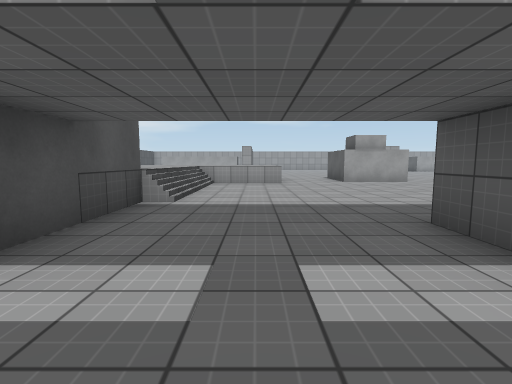
view 1 (above)

24 first-person views from a walk through a 3-D level made in the Unity game engine. The camera is 1.2 m above the floor, tilts 6° down and sees 85° across. The floor is counted in squares, 2 m on a side. Each view is taken from the middle of a square. On the plan, view 1 faces up. The plan holds only what a view shows up to about 9 squares ahead; the rest is blank. The place goes on beyond the plan. The player is left out. Door leaves are left out, so doorways stand open. Surface patterns are stand-ins for the level's own textures.

view 2
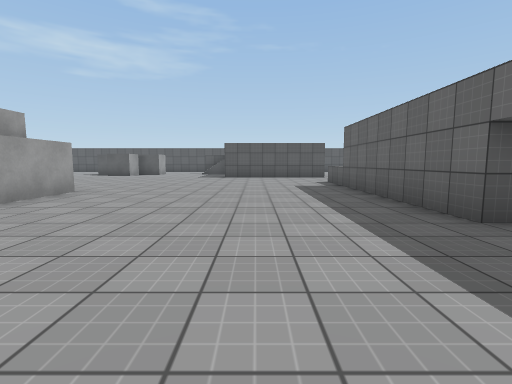

view 3
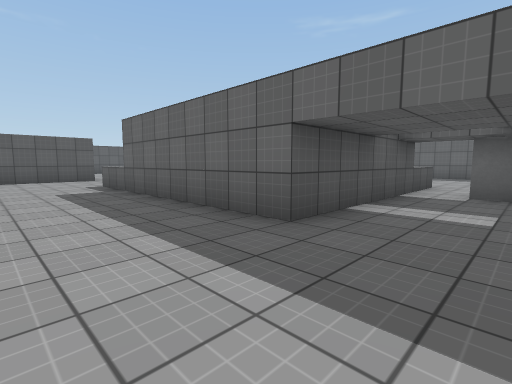

view 4
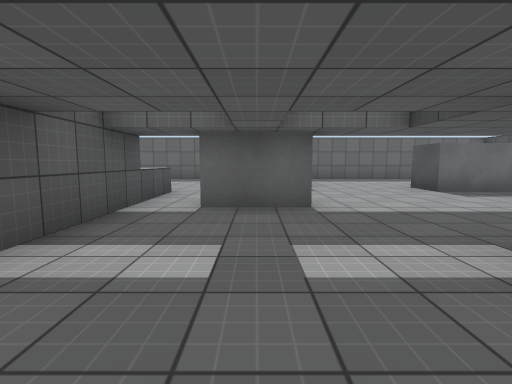

view 5
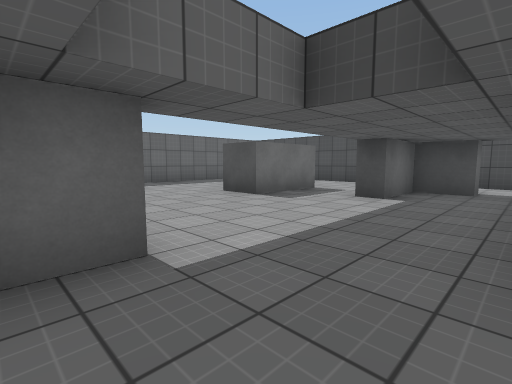

view 6
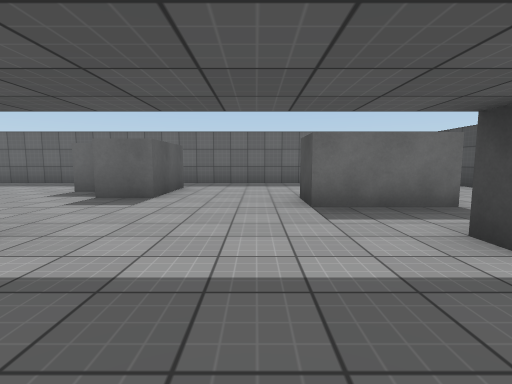

view 7
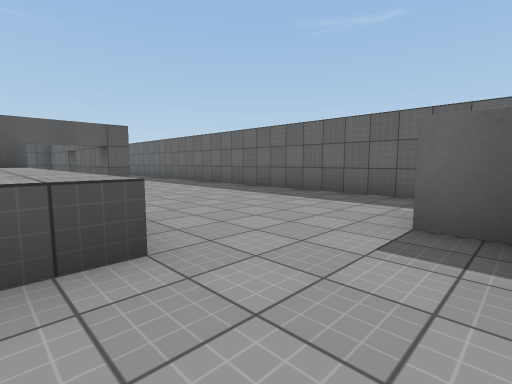

view 8
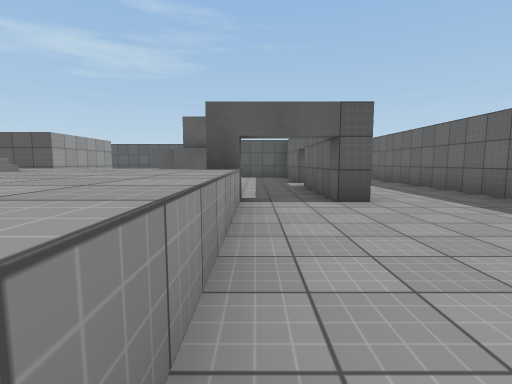

view 9
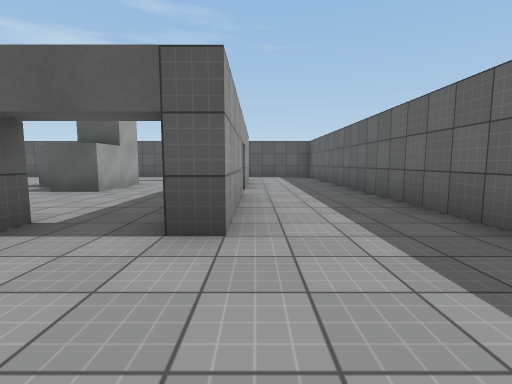

view 10
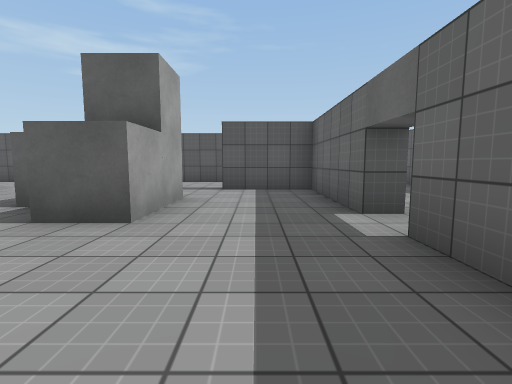

view 11
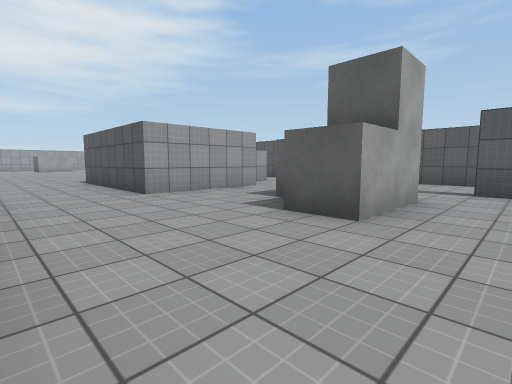

view 12
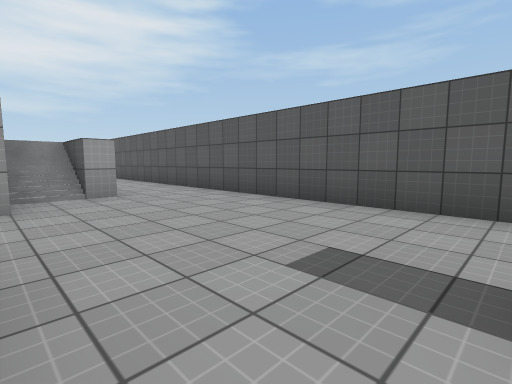

view 13
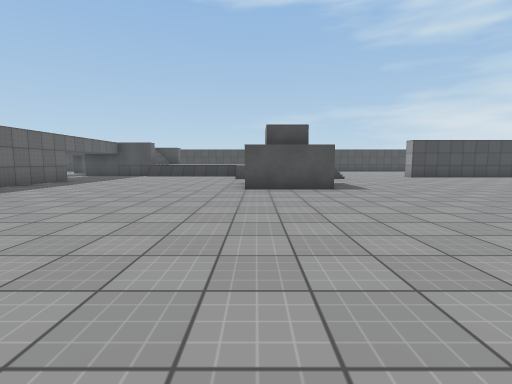

view 14
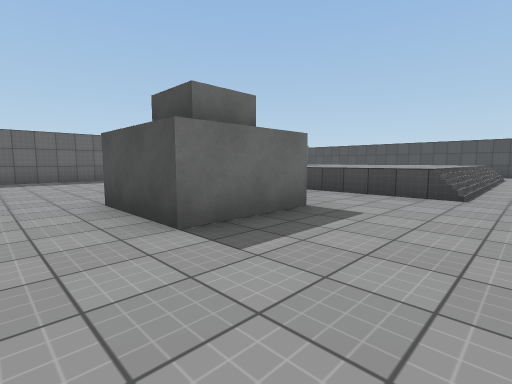

view 15
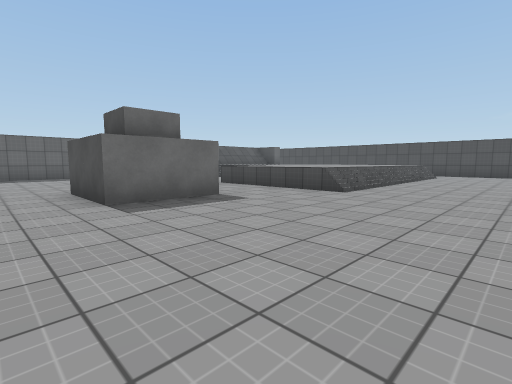

view 16
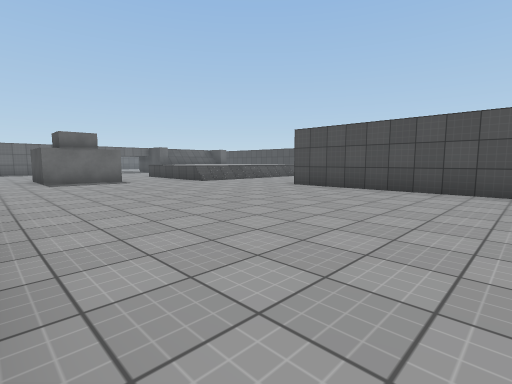

view 17
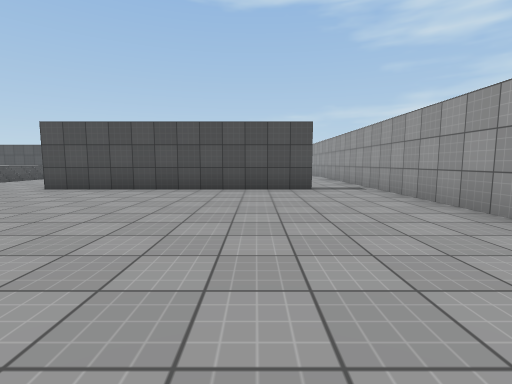

view 18
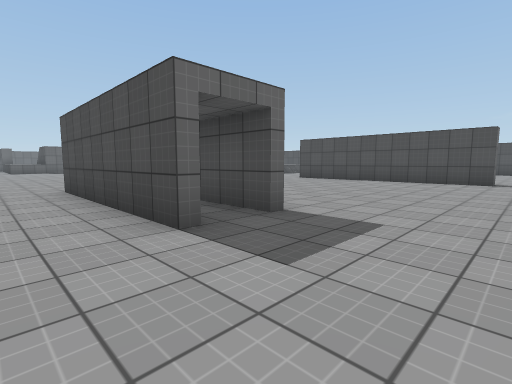

view 19
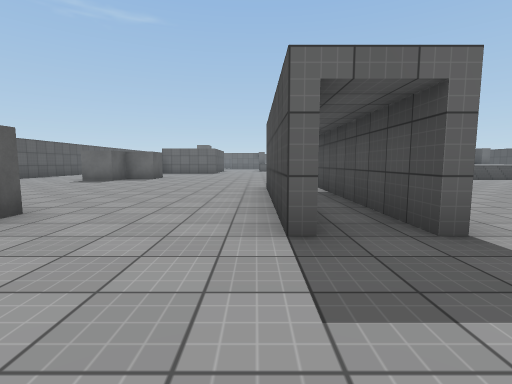

view 20
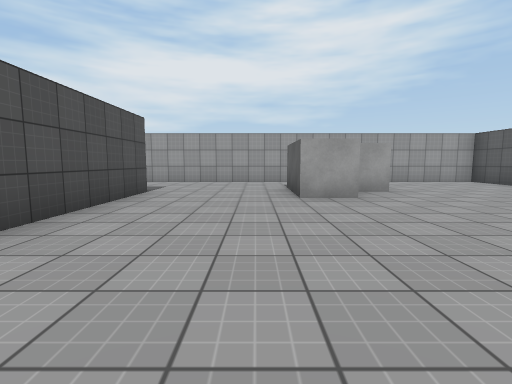

view 21
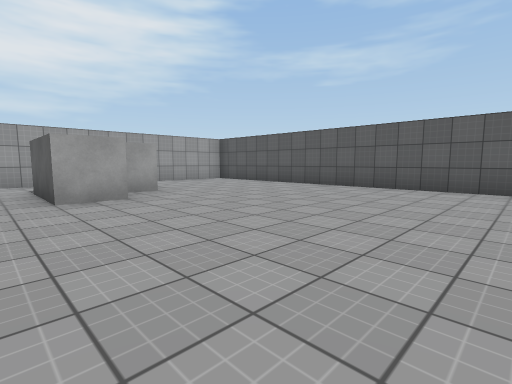

view 22
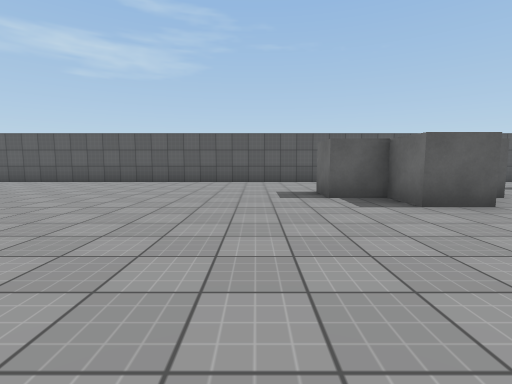

view 23
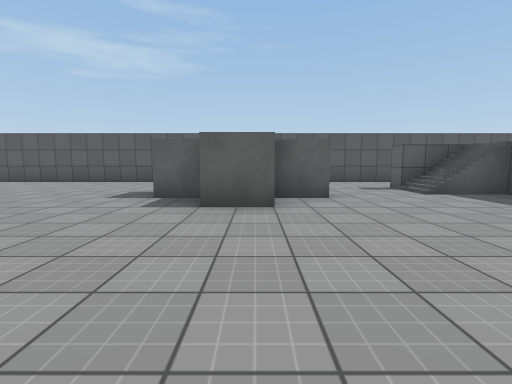

view 24
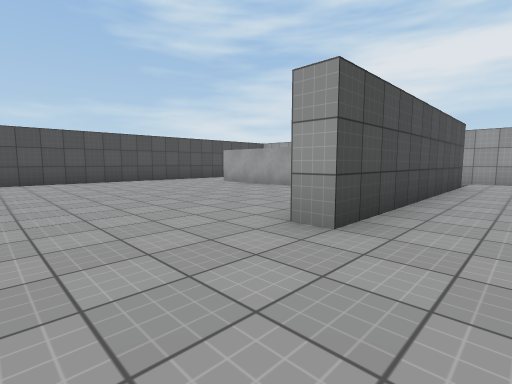

### Floor plan
Key: @ floor where view 1 was taken; # wall or solid block; . main floor; : floor 1 m higher than the main floor; + floor 2 m higher than the main floor; * floor 3 m higher than the main floor; / step, stairs or slope; D open door; ^ raised ledge; B grey block.
Columns run from 9 left of view 1 to 17 right of it. Each row starts with its distance up from view 1.
 23       #######   #####  ####
 22       ...............  ...#
 21        ..#........... ....#
 20          #..........BB....#
 19    BBBB  #.....#.#..B.....#
 18    ....  #.....#.#........#
 17 # ...... #.....#.#........#
 16 #........#.....#.#........#
 15 #............... .........#
 14 #............... .........#
 13 #.........................#
 12    ///////............B  .#
 11       ::::...........B
 10        :::..BB........B
  9         ::..BB............#
  8         ..................#
  7         ............ ../ .#
  6        :............     .#
  5        :............    ..#
  4        *............  +/..#
  3        *............  +...#
  2        *...#####^.........#
  1 #../////...#     .........#
  0 #..#.....@.#   ^^....B....#
 -1    ##....#.#  ^^^...BB....#
 -2   .........^^^^^^.........#
 -3 #...BB..................#
 -4 #..  ...#...........D...#
 -5 #.. ....##.......###D####
 -6 #.  ..... ..............
 -7      .... ...............
 -8     ######################

Where each view was taken, in squares from view 1:
view 1: 0 up, 0 right, facing up
view 2: 5 up, 1 left, facing right
view 3: 5 up, 0 right, facing down-right
view 4: 3 up, 0 right, facing down
view 5: 1 up, 0 right, facing down-left
view 6: 1 up, 3 left, facing down
view 7: 2 down, 0 right, facing down-right
view 8: 3 down, 3 right, facing right
view 9: 5 down, 5 right, facing right
view 10: 3 down, 8 right, facing right
view 11: 3 down, 8 right, facing up-right
view 12: 2 down, 13 right, facing up-right
view 13: 9 up, 11 right, facing left
view 14: 13 up, 6 right, facing down-left
view 15: 15 up, 6 right, facing down-left
view 16: 20 up, 6 right, facing down-left
view 17: 20 up, 6 right, facing left
view 18: 22 up, 9 right, facing down-left
view 19: 22 up, 8 right, facing down
view 20: 14 up, 10 right, facing up
view 21: 14 up, 10 right, facing up-right
view 22: 14 up, 8 right, facing right
view 23: 11 up, 8 right, facing right
view 24: 13 up, 1 right, facing up-left
